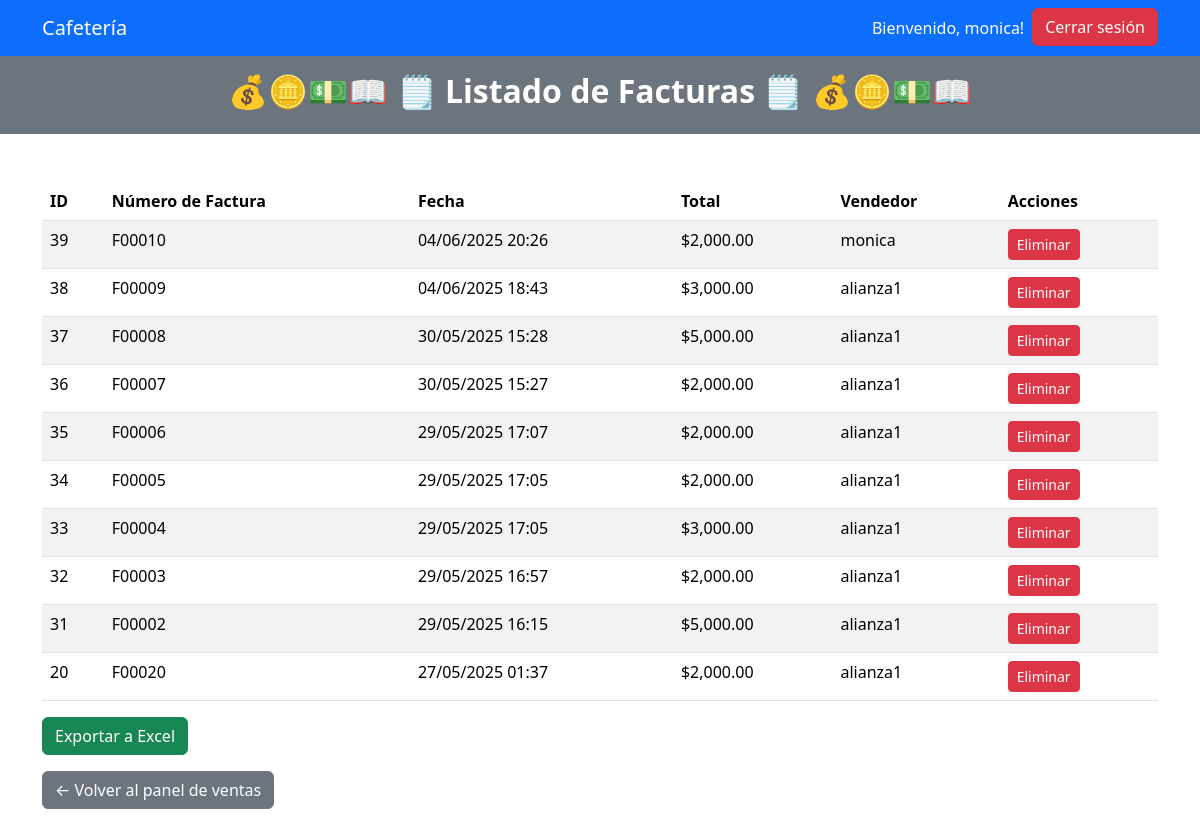
Page /admin/facturas.php (signed in) on the committed database.
### tables this page shows
CREATE TABLE `facturas` (
  `id` int(11) NOT NULL,
  `numero_factura` varchar(20) DEFAULT NULL,
  `fecha` datetime DEFAULT NULL,
  `total` decimal(10,2) DEFAULT NULL,
  `vendedor` varchar(100) DEFAULT NULL
);

### admin/facturas.php (the view, shortened to what this page needs)
<?php
require_once '../includes/header.php';
require_once '../includes/auth.php';
try {
    $consulta = $pdo->query("SELECT id, numero_factura, fecha, total, vendedor FROM facturas ORDER BY fecha DESC");
    $facturas = $consulta->fetchAll();
} catch (PDOException $e) {
    $error = "Error al obtener las facturas: " . $e->getMessage();
}
?>
<!DOCTYPE html>
<html lang="es">
<head>
    <link href="https://cdn.jsdelivr.net/npm/bootstrap@5.3.3/dist/css/bootstrap.min.css" rel="stylesheet">
</head>
<body>
     <div>
        <div class="bg-secondary text-white text-center py-3">
            <h2 class="fw-bold">💰🪙💵📖 🗒️  Listado de Facturas 🗒️ 💰🪙💵📖</h2>
        </div>
    </div>
<div class="container mt-5">
    <?php if (!empty($facturas)) : ?>
        <table class="table table-striped">
            <thead>
                <tr>
                    <th>ID</th>
                    <th>Número de Factura</th>
                    <th>Fecha</th>
                    <th>Total</th>
                    <th>Vendedor</th>
                    <th>Acciones</th>
                </tr>
            </thead>
            <tbody>
                <?php foreach ($facturas as $f) : ?>
                    <tr>
                        <td><?= $f['id'] ?></td>
                        <td><?= htmlspecialchars($f['numero_factura']) ?></td>
                        <td><?= date("d/m/Y H:i", strtotime($f['fecha'])) ?></td>
                        <td>$<?= number_format($f['total'], 2) ?></td>
                        <td><?= htmlspecialchars($f['vendedor']) ?></td>
                        <td>
                            <button class="btn btn-danger btn-sm" onclick="confirmarEliminacion(<?= $f['id'] ?>)">Eliminar</button>
                        </td>
                    </tr>
                <?php endforeach; ?>
            </tbody>
        </table>
    <?php else : ?>
        <p class="text-center text-muted">No hay facturas registradas aún.</p>
    <?php endif; ?>
    <p><a href="exportar_facturas.php" class="btn btn-success">Exportar a Excel</a><p>
    <p><a href="../usuarios/dashboard_ventas.php" class="btn btn-secondary">← Volver al panel de ventas</a></p>
</div>
</body>
</html>

### includes/header.php (shortened to what this page needs)
<nav class="navbar navbar-expand-lg navbar-dark bg-primary">
    <div class="container">
        <a class="navbar-brand" href="#">Cafetería</a>
        <div class="collapse navbar-collapse justify-content-end">
            <ul class="navbar-nav">
                <li class="nav-item">
                    <span class="nav-link text-white">Bienvenido, <?php echo $_SESSION['usuario']; ?>!</span>
                </li>
                <li class="nav-item">
                    <a href="../usuarios/logout.php" class="btn btn-danger">Cerrar sesión</a>
                </li>
            </ul>
        </div>
    </div>
</nav>

### rows in the picture
facturas: id "39", numero_factura "F00010", fecha "04/06/2025 20:26", total "2,000.00", vendedor "monica"
facturas: id "38", numero_factura "F00009", fecha "04/06/2025 18:43", total "3,000.00", vendedor "alianza1"
facturas: id "37", numero_factura "F00008", fecha "30/05/2025 15:28", total "5,000.00", vendedor "alianza1"
facturas: id "36", numero_factura "F00007", fecha "30/05/2025 15:27", total "2,000.00", vendedor "alianza1"
facturas: id "35", numero_factura "F00006", fecha "29/05/2025 17:07", total "2,000.00", vendedor "alianza1"
facturas: id "34", numero_factura "F00005", fecha "29/05/2025 17:05", total "2,000.00", vendedor "alianza1"
facturas: id "33", numero_factura "F00004", fecha "29/05/2025 17:05", total "3,000.00", vendedor "alianza1"
facturas: id "32", numero_factura "F00003", fecha "29/05/2025 16:57", total "2,000.00", vendedor "alianza1"
facturas: id "31", numero_factura "F00002", fecha "29/05/2025 16:15", total "5,000.00", vendedor "alianza1"
facturas: id "20", numero_factura "F00020", fecha "27/05/2025 01:37", total "2,000.00", vendedor "alianza1"

### other values in the picture
$_SESSION['usuario'] "monica"
